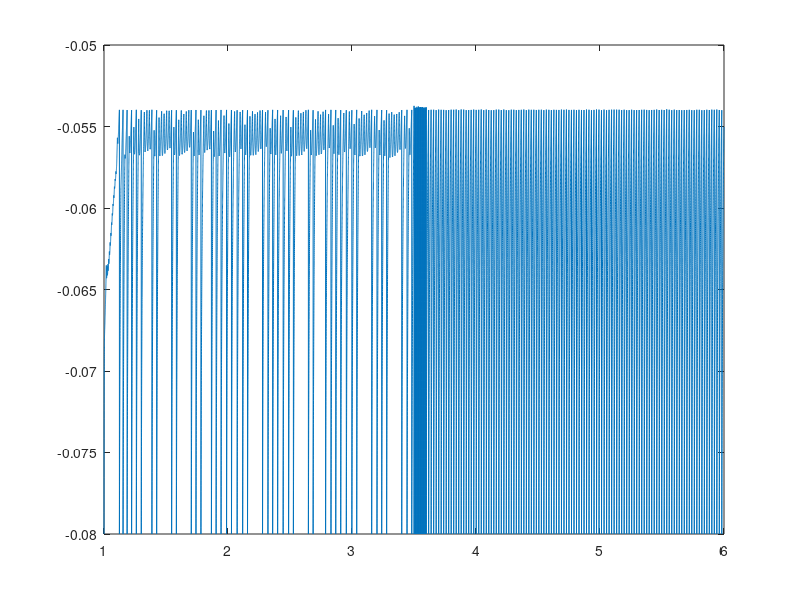

The MATLAB script that drew this image:
% A(i)
C = 1e-9;
R = 10e6;
E = -70e-3;%V
Vth = -54e-3;%V
Vreset = -80e-3; %V
tsyn = 10e-3; %s
pR = 0.2;
Ibase = 2e-9;%A
G12 = 1e-6; %S
G21 = 1e-6; %S
dt = 0.1e-3; %s
Erev12 = -70e-3; %V
Erev21 = -70e-3; %V


% B(V)
t = 1:dt:6;
tD = 0.2;

%add the extra applied current to the two vectors
I1app = Ibase * ones(1, length(t));
I1app(1:100e-3/dt) = Ibase+3e-9;

I2app = Ibase*ones(1, length(t));
I2app(round(length(t)/2) : round(length(t)/2+(100e-3/dt))) = Ibase + 3e-9;

%set D1 and D2 as one
D1 = ones(1, length(t));
D2 = ones(1, length(t));


V1 = Vreset*ones(1, length(t));
V2 = Vreset*ones(1, length(t));

s1 = ones(1, length(t));
s2 = ones(1, length(t));

delta = 5e-11; %noise


for i = 2:length(t)

    if V1(i-1)> Vth
        V1(i) = Vreset;
        s1(i) = s1(i-1) + pR*D1(i-1)*(1-s1(i-1));
        D1(i) = D1(i-1)*(1-pR);
    else
        ds1 = -s1(i-1)/tsyn*dt;
        s1(i) = s1(i-1)+ds1;

        dV1 = (E-V1(i-1))/R + G21*s2(i-1)*(Erev21 - V1(i-1))+I1app(i-1)+delta*randn;
     
        V1(i) = V1(i-1)+ dV1*dt/C;
        dD1 = (1 - D1(i-1))/tD*dt;
        D1(i) = D1(i-1)+ dD1;
    end

    if V2(i-1)> Vth
        V2(i) = Vreset;
        s2(i) = s2(i-1) + pR*D1(i-1)*(1-s2(i-1));
        D2(i) = D2(i-1)*(1-pR);
    else
        ds2 = -s2(i-1)/tsyn*dt;
        s2(i) = s2(i-1)+ds2;

        dV2 = (E-V2(i-1))/R + G12*s1(i-1)*(Erev12 - V2(i-1)) + I2app(i-1)+delta*randn;
        V2(i) = V2(i-1)+ dV2*dt/C;

        dD2 = (1-D2(i-1))/tD*dt;
        D2(i) = D2(i-1) + dD2;
    end

end


plot(t, V2);




